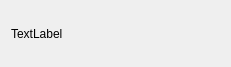
<?xml version="1.0" encoding="UTF-8"?>
<ui version="4.0">
 <class>printerr_Dialog</class>
 <widget class="QDialog" name="printerr_Dialog">
  <property name="geometry">
   <rect>
    <x>0</x>
    <y>0</y>
    <width>231</width>
    <height>67</height>
   </rect>
  </property>
  <property name="windowTitle">
   <string>Dialog</string>
  </property>
  <layout class="QVBoxLayout" name="verticalLayout">
   <item>
    <widget class="QLabel" name="label">
     <property name="text">
      <string>TextLabel</string>
     </property>
    </widget>
   </item>
  </layout>
 </widget>
 <resources/>
 <connections/>
</ui>
